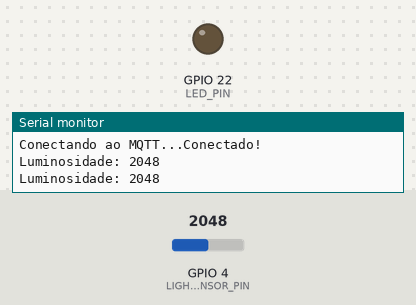
Recording of a program running on a simulated ESP32. Parts: output pins drawn as LEDs (lit = HIGH), the last lines printed to the serial monitor. The inputs (shaded band) are chosen by the test bench; at power-on: GPIO 4 (LIGHT_SENSOR_PIN) = 2048. WiFi joins after 1.5 s; servers stay silent unless stated; no MQTT or app messages arrive unless stated.

Above: at 2.7 s.
2.8 s: GPIO 4 (LIGHT_SENSOR_PIN) set to 0
At 3.4 s:
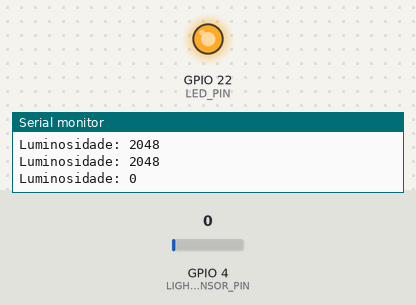
4.5 s: GPIO 4 (LIGHT_SENSOR_PIN) set to 491
At 5.9 s:
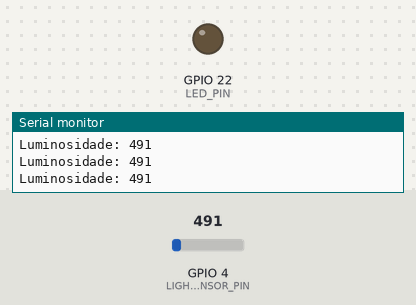
Timing chart, 0 to 7.5 s (numbered marks = the images above; inputs shaded):
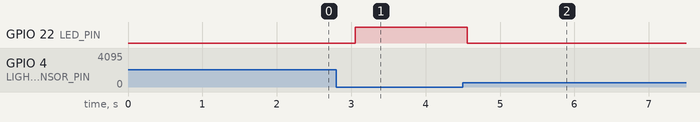

Measured:
- after the input at 2.8 s, GPIO 22 (LED_PIN): LOW → HIGH after 0.26 s
- after the input at 4.5 s, GPIO 22 (LED_PIN): HIGH → LOW after 0.06 s

The program:

main.cpp
```cpp
#include <Arduino.h>
#include <WiFi.h>
#include <PubSubClient.h>

/*
  Arthur Zanon e Hérica


 * Projeto: Sensor de luz com ESP32
 * Fonte original: esp32io.com
 * Código em domínio público
 *
 * Funcionalidade:
 * - Se o ambiente estiver escuro -> LED acende
 * - Se houver luz -> LED apaga
 * - Envia leituras via MQTT para broker online
 */

// ===== PINOS =====
#define LIGHT_SENSOR_PIN 4   // D2
#define LED_PIN 22           // D22
#define ANALOG_THRESHOLD 0   // ajuste conforme seu ambiente

// ===== CONFIGURAÇÕES WIFI =====
const char* ssid = "AMF-CORP";       // <<<<< coloque aqui seu WiFi
const char* password = "@MF$4515";  // <<<<< coloque aqui sua senha

// ===== CONFIGURAÇÕES MQTT =====
const char* mqtt_server = "test.mosquitto.org";
const int mqtt_port = 1883;
const char* mqtt_topic = "esp32/luz";  // tópico público

WiFiClient espClient;
PubSubClient client(espClient);

// ===== Função para reconectar ao MQTT =====
void reconnect() {
  while (!client.connected()) {
    Serial.print("Conectando ao MQTT...");
    if (client.connect("ESP32Client12345")) {  // ID único do cliente
      Serial.println("Conectado!");
    } else {
      Serial.print("Falha, rc=");
      Serial.print(client.state());
      Serial.println(" Tentando novamente em 5s...");
      delay(5000);
    }
  }
}

void setup() {
  // Configuração do ADC (0 a 3.3V)
  analogSetAttenuation(ADC_11db);

  pinMode(LED_PIN, OUTPUT);

  // Inicializa o monitor serial
  Serial.begin(115200);
  Serial.println("Iniciando sensor de luz...");

  // Conectar ao WiFi
  WiFi.begin(ssid, password);
  while (WiFi.status() != WL_CONNECTED) {
    delay(500);
    Serial.print(".");
  }
  Serial.println("\nWiFi conectado!");

  // Configurar servidor MQTT
  client.setServer(mqtt_server, mqtt_port);
}

void loop() {
  // Leitura do LDR
  int analogValue = analogRead(LIGHT_SENSOR_PIN);
  Serial.print("Luminosidade: ");
  Serial.println(analogValue);

  // Controle do LED
  if (analogValue > ANALOG_THRESHOLD) {
    digitalWrite(LED_PIN, LOW);  // Escuro -> liga LED
  } else {
    digitalWrite(LED_PIN, HIGH); // Claro -> apaga LED
  }

  // ===== MQTT =====
  if (!client.connected()) {
    reconnect();
  }
  client.loop();

  // Publicar valor da luminosidade no tópico MQTT
  char msg[50];
  sprintf(msg, "%d", analogValue);
  client.publish(mqtt_topic, msg);

  delay(500); // atraso de meio segundo
}
```
